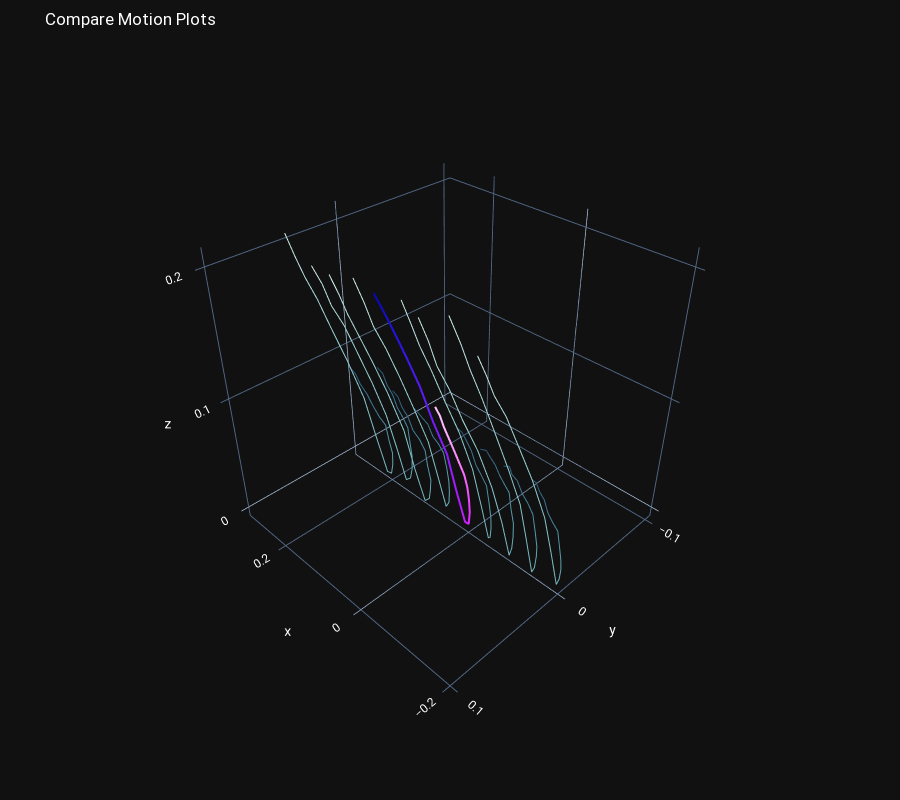
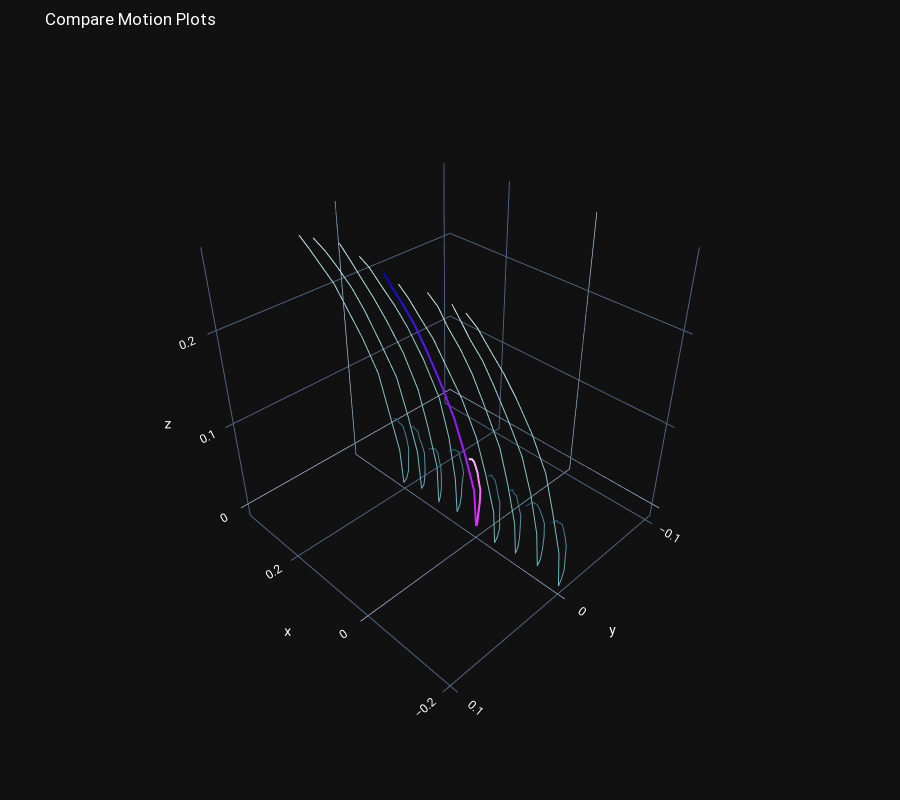
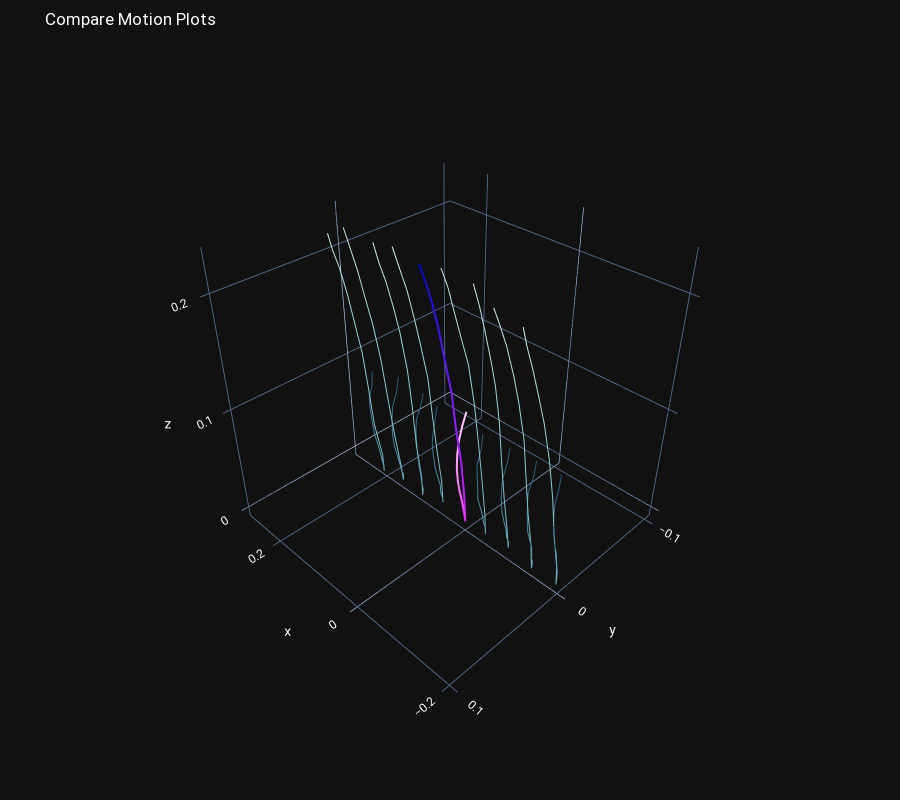
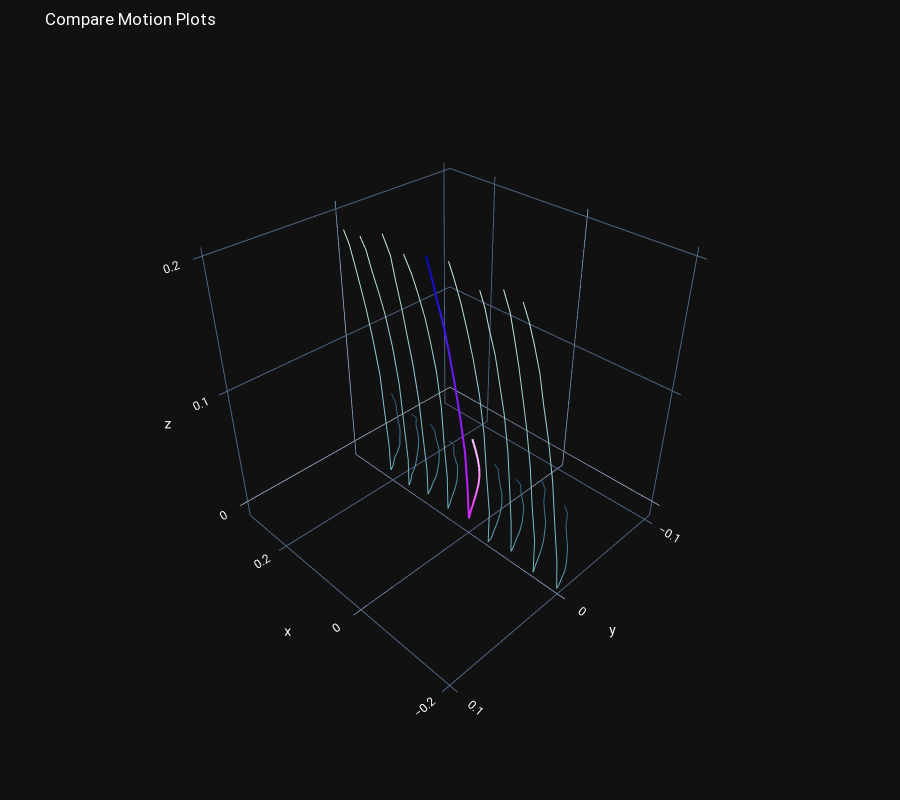

Notebook code cell kept with these figures, in order:
### Code cell
def test_generation_method():
    for j in range(1):
        sample_size = np.random.randint(0, 128, size=1)
        d_seed= np.random.randint(0, 10)
        for i, d in enumerate(model_config.train_iterator):
            if i ==d_seed:
                # picking a random sample
                x_samples = d[model_config.data_item][sample_size, :,:]
                y_sampels = d['Y'][sample_size, :,:] 
                print(torch.sum(y_sampels))
                # getting the latent vector z
                z, __, __ = model.encoder(x_samples, y_sampels)

                # adding noise to latent vector
                generation_size = 8
                noise = torch.normal(mean= .1, std= .2, size = (generation_size, 256)).to(model_config.device)
                z = z + noise
                # generating new motions based on the new z signals
                x_generated = model.decoder(z[:generation_size//2] , y_sampels[:generation_size//2])
                x_opposite_hand_generated = model.decoder(z[generation_size//2:] , y_sampels[generation_size//2:]*0) 
                
                # scaling to correct scale for the robot
                x_generated = scale_back(x_generated, d)
                
                x_opposite_hand_generated = scale_back(x_opposite_hand_generated, d)
                x_samples = scale_back(x_samples, d)     
            
                samples= torch.cat((x_samples, x_generated, x_opposite_hand_generated))   
                generation_range_visualization(samples)     
                 
                break
     
    
def scale_back(motion, d):
    centered_max_val = d["centered_max_val"][0]
    centered_min_val = d["centered_min_val"][0]
    rescaled_data = (motion*(centered_max_val-centered_min_val)+centered_min_val)
    return rescaled_data

test_generation_method()
